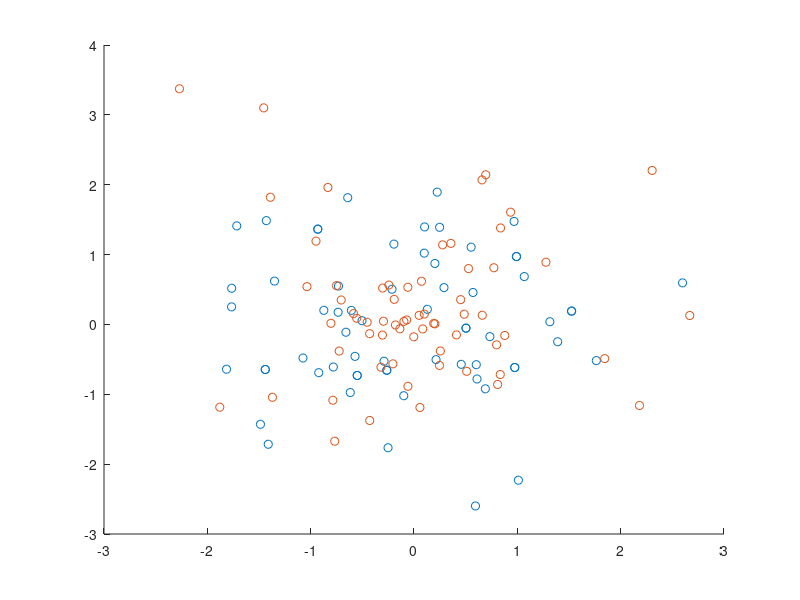
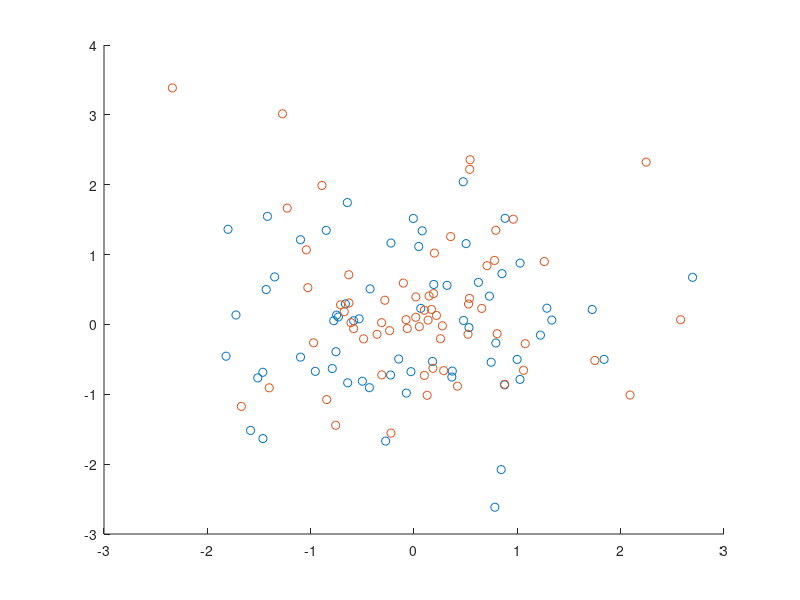

Here is the MATLAB script that generated these plots, in order:
clc; close all; clear;

K = 2; % User Number
M = 100; % 
N = 64; % Sequence lengh
L = 4; % Responce Length
Packets = 1;
X = [1 + 1i, -1 + 1i, 1 - 1i, -1 - 1i ];


snr_db = 15;
BER_snr = zeros(size(snr_db,2),1);
tic;
for snr = 1 : size(snr_db,2)
    %AWGN regarding SNR
    N_0 = 1/( 10^(snr_db(snr)/10) );
    
    err_bits = 0;
    for pac = 1:Packets
        % Channel response
        h = (randn(L,1) + 1i*randn(L,1))*sqrt(1/(2*L));
        h_bar = (1/sqrt(N))*fft(h,N);
        
        % 4-QAM data block
        d = sign(-1+2*rand(N,1)) + 1i*sign(-1+2*rand(N,1));
        d_bar = (1/sqrt(N))*fft(d,N);
        
        % Channel input
        x = [d(N-L+2 : N) ; d];
        
        % Channel noise
        w = ( randn(N,1) + 1i*randn(N,1) )*sqrt(N_0/2);
        w_bar = (1/sqrt(N))*fft(w,N);
        
        % Received Signal
%         y = zeros(N,1);
%         for m = 1 : N
%             for l = 1 : L
%                 y(m) = y(m) + h(l)*x( m+L-1-(l-1) );
%             end
%         end
        
        y = zeros(N+L-1,1);
        for m = L : N+L-1
            for l = 0 : L-1
                y(m) = y(m) + h(l+1)*x(m-l);
            end
        end
        y = y(L : end);
        y_bar = sqrt(N)*h_bar.*d_bar;
        
        figure;
        scatter(real(y),imag(y));
        hold on 
        scatter(real(y_bar),imag(y_bar));
        
        y = y + w;
        y_bar = y_bar + w_bar;
        
        figure;
        scatter(real(y),imag(y));
        hold on 
        scatter(real(y_bar),imag(y_bar));
        
        y_ifft = (1/sqrt(N))*ifft(y_bar,N);
%         y_dist = zeros(4,N);
%         y_dist(1,:) = abs(y-X(1)).^2;
%         y_dist(2,:) = abs(y-X(2)).^2;
%         y_dist(3,:) = abs(y-X(3)).^2;
%         y_dist(4,:) = abs(y-X(4)).^2;
% 
%         decision_matrix = zeros(N,1);
%         for k = 1:N
%             min_dist = find( y_dist(:,k) == min(y_dist(:,k)) );
%             decision_matrix(k) = X(min_dist(1));
%         end
% 
%         error_matrix = d-decision_matrix;
%         error_indices = find(error_matrix);
%         
%         err_bits = err_bits + sum( abs( (error_matrix).^2 )/4 );
    end
    
    BER_snr(snr) = err_bits/(N*Packets);
end
toc;
